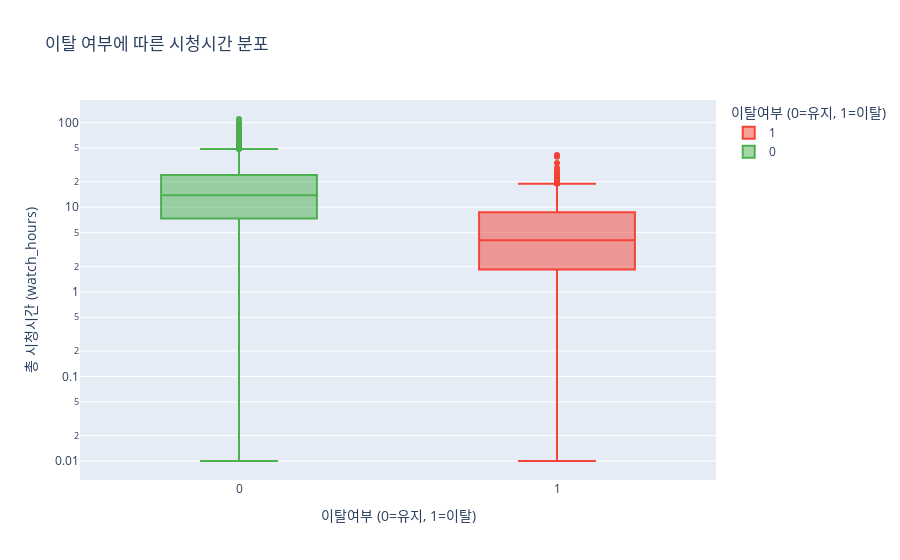

Notebook code for this chart:
### Markdown cell above
0–18세 구간이 가장 높고, 19–35세는 다소 낮으며
46세 이상부터 다시 약간 증가하는 U자형 패턴처럼 보이네요.
실제로 젊은층의 결제 지속성이 낮고 중장년층의 콘텐츠 피로도 등으로 해석 가능.
나름 균등하게 분포

### Code cell
import plotly.express as px

fig = px.box(df, x='churned', y='watch_hours', 
             color='churned',
             color_discrete_map={0:'#4CAF50', 1:'#F44336'},
             title='이탈 여부에 따른 시청시간 분포',
             labels={'churned':'이탈여부 (0=유지, 1=이탈)', 'watch_hours':'총 시청시간 (watch_hours)'})
fig.update_yaxes(type="log")
fig.show()

### Figure 1 — Plotly figure (JSON) as saved in the notebook; plotly's stock layout.template omitted (floating-point values rounded to 4 significant figures; data arrays with more than 128 entries replaced by an {"elided": "..."} marker saying what was removed)
{"data": [{"alignmentgroup": "True", "hovertemplate": "이탈여부 (0=유지, 1=이탈)=%{x}<br>총 시청시간 (watch_hours)=%{y}<extra></extra>", "legendgroup": "1", "marker": {"color": "#F44336"}, "name": "1", "notched": false, "offsetgroup": "1", "orientation": "v", "showlegend": true, "type": "box", "x": {"elided": "2515 int values"}, "x0": " ", "xaxis": "x", "y": {"elided": "2515 float values"}, "y0": " ", "yaxis": "y"}, {"alignmentgroup": "True", "hovertemplate": "이탈여부 (0=유지, 1=이탈)=%{x}<br>총 시청시간 (watch_hours)=%{y}<extra></extra>", "legendgroup": "0", "marker": {"color": "#4CAF50"}, "name": "0", "notched": false, "offsetgroup": "0", "orientation": "v", "showlegend": true, "type": "box", "x": {"elided": "2485 int values"}, "x0": " ", "xaxis": "x", "y": {"elided": "2485 float values"}, "y0": " ", "yaxis": "y"}], "layout": {"boxmode": "overlay", "legend": {"title": {"text": "이탈여부 (0=유지, 1=이탈)"}, "tracegroupgap": 0}, "title": {"text": "이탈 여부에 따른 시청시간 분포"}, "xaxis": {"anchor": "y", "categoryarray": [1, 0], "categoryorder": "array", "domain": [0, 1], "title": {"text": "이탈여부 (0=유지, 1=이탈)"}}, "yaxis": {"anchor": "x", "domain": [0, 1], "title": {"text": "총 시청시간 (watch_hours)"}, "type": "log"}}}
